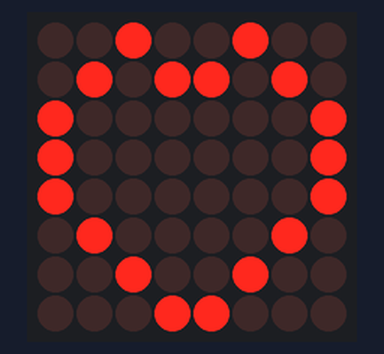
Recording of a sketch running on a simulated Arduino Uno, built with avr-gcc and run on an emulated ATmega328P. Parts: 8×8 LED matrix.

Above: at 0.1 s.
At 1.3 s:
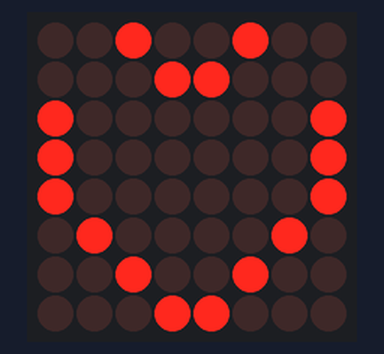

The sketch:

AR05_dm_project.ino.ino
```cpp
#include "LedControlMS.h"

#define NBR_MTX 1 //number of matrices attached is one

LedControl lc=LedControl(4,3,2, NBR_MTX);//

unsigned long delayTime=1200;  // Delay between Frames

// Put values in arrays
byte invaderla[] =
{
   B00100100,
   B01011010,
   B10000001,
   B10000001,
   B10000001,
   B01000010,
   B00100100,
   B00011000
};

byte invaderlb[] =
{
  B00000000,
  B01100110,
  B11111111,
  B11111111,
  B11111111,
  B01111110,
  B00111100,
  B00011000
};


void setup()
{

    lc.shutdown(0,false);

lc.setIntensity(0,5);


    lc.clearDisplay(0);

}


void sinvaderla()
{
  for (int i = 0; i < 8; i++)
  {
    lc.setRow(0,i,invaderla[i]);
  }
}

void sinvaderlb()
{
  for (int i = 0; i < 8; i++)
  {
    lc.setRow(0,1,invaderlb[i]);
  }
}


void loop()
{
// Put #1 frame on both Display
    sinvaderla();
    delay(delayTime);
//    sinvader2a();
//    delay(delayTime);


// Put #2 frame on both Display
    sinvaderlb();
    delay(delayTime);
//    sinvader2b();
//    delay(delayTime);

}
```

Measured:
- what the display in image 1 shows lasts 1.2 s, from 1.2 s to 2.4 s
